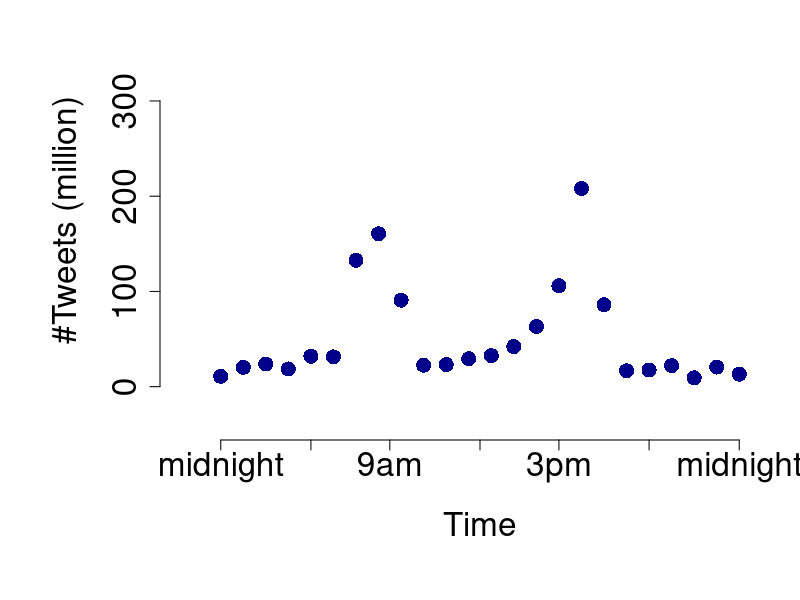

Reproduce this figure in R. (Note: this script raises an error after producing the figure.)
library(Hmisc)

png(file="~/Sites/decoded_presentation/templates/reveal/small_data_tweets.png",width = 1033,height = 484)
par(bg="white",mar=c(10,10,2,2))
y1 = c(5,6,10,11,18,20,120,150,80,10,15,20,25,30,50,100,200,75,10,5,10,3,7,5)
x1 = c(1:7,8,9,10,11,12,13,14,15,16,17,18,19,20,21:24);
plot(x1,y1 + runif(24,0,10) + 5,xlab="",ylab="",ylim=c(0,350),xlim=c(1,24),axes=F,
	pch = 16,col="darkblue",cex = 2)
axis(1,at=c(1,5,8.5,12.5,16,20,24),labels = c("midnight","6am","9am","noon","3pm","6pm","midnight"),line=2,cex.axis=2)
axis(2, at= c(0,100,200,300), labels = c(0,100,200,300),line=2,cex.axis=2)
title(xlab="Time", cex.lab = 2, line = 6)
title(ylab="#Tweets (million)",cex.lab = 2,line=6)
dev.off();

#San Fran, NYC, London, Moscow, Delhi, Manilla
#10, 13, 18, 21, 23,1
#-8, -5, 3, 5, 7

#london
x1 = sort(c(rnorm(500,9,5), rnorm(500,18,5)))
y1 = c(runif(125,5,15) + (1:125),sort(rnorm(125,180,60)),sort(rnorm(125,180,20),decreasing=T),runif(250,30,140),
	sort(rnorm(125,180,20)),sort(rnorm(125,180,60),decreasing=T),runif(125,5,15)-(1:125))
x1b = x1 + runif(500,0,1); #x1b[which(x1b > 24)] = 24;
y1b = y1 +runif(500,1,50); #y1b[which(y1b > 300)] = 300;
ll = which(y1b > 300)
y1b[ll] = 300 + runif(ll,0,50)*((-1)^(1:ll)) 
zz = which(y1b < 0); y1b[zz] = runif(length(zz),20,60)
shift0 = x1b + 0;
shift0[which(shift0 > 24)] = shift0[(which(shift0>24))] - 24;
shift0[which(shift0 < 0)] = shift0[(which(shift0<0))] + 24;
kol = as.vector(col2rgb("blue"))/1000; 
x_london = shift0; y_london = y1b;

#moscow
x2 = sort(c(rnorm(500,9,5), rnorm(500,18,5)));
y2 = c(runif(125,5,15) + (1:125),sort(rnorm(125,150,90)),sort(rnorm(125,150,20),decreasing=T),runif(250,30,120),
	sort(rnorm(125,150,20)),sort(rnorm(125,150,50),decreasing=T),runif(125,5,15)-(1:125))
x2b = x2 + runif(500,0,0.5); #x1b[which(x1b > 24)] = 24;
y2b = y2 +runif(500,1,80); 
ll = which(y2b > 250)
y2b[ll] = 250 + runif(ll,0,50)*((-1)^(1:ll)) 
zz = which(y2b < 0); y2b[zz] = runif(length(zz),20,60)
kol2 = as.vector(col2rgb("red"))/1000; 
shift3 = x2b + 3;
shift3[which(shift3 > 24)] = shift3[(which(shift3>24))] - 24;
shift3[which(shift3 < 0)] = shift3[(which(shift3<0))] + 24;
x_moscow = shift3; y_moscow = y2b;
#plot(x2b[shift3],y2b,ylab="#Tweets (M)", xlab = "Time (hrs)",xlim=c(1,24),ylim=c(0,350),pch=16,col = rgb(kol2[1],kol2[1],kol2[3],alpha = 0.2))

#delhi
x3 = sort(c(rnorm(500,9,5), rnorm(500,18,5)));
y3 = c(runif(125,15,35) + (1:125),sort(rnorm(125,100,90)),sort(rnorm(125,100,90),decreasing=T),runif(250,30,100),
	sort(rnorm(125,100,20)),sort(rnorm(125,100,50),decreasing=T),runif(125,15,35)-(1:125))
x3b = x3 + runif(500,0,1); #x1b[which(x1b > 24)] = 24;
y3b = y3 +runif(500,1,50); 
ll = which(y3b > 150)
y3b[ll] = 150 + runif(ll,0,30)*((-1)^(1:ll)) 
zz = which(y3b < 0); y3b[zz] = runif(length(zz),20,60)
kol3 = as.vector(col2rgb("green"))/1000; 
shift5 = x3b + 5;
shift5[which(shift5 > 24)] = shift5[(which(shift5>24))] - 24;
shift5[which(shift5 < 0)] = shift5[(which(shift5<0))] + 24;
x_delhi = shift5; y_delhi = y3b;
#plot(x2b[shift3

#manilla
x4 = sort(c(rnorm(500,9,5), rnorm(500,18,5)));
y4 = c(runif(125,5,15) + (1:125),sort(rnorm(125,150,50)),sort(rnorm(125,150,50),decreasing=T),runif(250,30,100),
	sort(rnorm(125,100,20)),sort(rnorm(125,100,20),decreasing=T),runif(125,5,15)-(1:125))
x4b = x4 + runif(500,0,0.5); #x1b[which(x1b > 24)] = 24;
y4b = y4 +runif(500,1,50); 
ll = which(y4b > 550)
y4b[ll] = 550 + runif(ll,0,30)*((-1)^(1:ll)) 
zz = which(y4b < 0); y4b[zz] = runif(length(zz),20,60)
kol3 = as.vector(col2rgb("green"))/1000; 
shift7 = x4b + 7;
shift7[which(shift7 > 24)] = shift7[(which(shift7>24))] - 24;
shift7[which(shift7 < 0)] = shift7[(which(shift7<0))] + 24;
x_manilla = shift7; y_manilla = y4b;
#plot(x2b[shift3

#SF
x5 = sort(c(rnorm(500,9,5), rnorm(500,18,5)));
y5 = c(runif(125,5,15) + (1:125),sort(rnorm(125,200,30)),sort(rnorm(125,200,30),decreasing=T),runif(250,30,100),
	sort(rnorm(125,300,50)),sort(rnorm(125,300,50),decreasing=T),runif(125,15,35)-(1:125))
x5b = x5 + runif(500,0,0.5); #x1b[which(x1b > 24)] = 24;
y5b = y5 +runif(500,1,50); 
ll = which(y5b > 450)
y5b[ll] = 450 + runif(ll,0,50)*((-1)^(1:ll)) 
zz = which(y5b < 0); y5b[zz] = runif(length(zz),20,60)
kol3 = as.vector(col2rgb("green"))/1000; 
shift8 = x5b - 8;
shift8[which(shift8 > 24)] = shift8[(which(shift8>24))] - 24;
shift8[which(shift8 < 0)] = shift8[(which(shift8<0))] + 24;
x_sf = shift8; y_sf = y5b;
#plot(x2b[shift3

#NYC
x6 = sort(c(rnorm(500,9,5), rnorm(500,18,5)));
y6 = c(runif(125,5,105) + (1:125),sort(rnorm(125,200,20)),sort(rnorm(125,200,20),decreasing=T),runif(250,30,200),
	sort(rnorm(125,400,100)),sort(rnorm(125,400,100),decreasing=T),runif(125,5,205)-(1:125))
x6b = x6 + runif(500,0,0.5); #x1b[which(x1b > 24)] = 24;
y6b = y6 +runif(500,1,50); 
ll = which(y6b > 450)
y6b[ll] = 450 + runif(ll,0,50)*((-1)^(1:ll)) 
zz = which(y6b < 0); y6b[zz] = runif(length(zz),20,60)
kol3 = as.vector(col2rgb("green"))/1000; 
shiftnyc = x6b - 5;
shiftnyc[which(shiftnyc > 24)] = shiftnyc[(which(shiftnyc>24))] - 24;
shiftnyc[which(shiftnyc < 0)] = shiftnyc[(which(shiftnyc<0))] + 24;
x_nyc = shiftnyc; y_nyc = y6b;
#plot(x2b[shift3

data = cbind(x_sf,y_sf,x_nyc,y_nyc,x_london,y_london,x_moscow,y_moscow, x_delhi,y_delhi,x_manilla,y_manilla);
write.csv(data,"~/Sites/decoded_presentation/templates/reveal/tweet_simulated_data.csv",quote=F,row.names=F)

plot(x_london,y_london,ylab="", xlab = "",xlim=c(0,24),ylim=c(0,600),pch=16,col = rgb(0.7,kol[1],kol[3],alpha = 0.2),axes=F)
points(x_moscow,y_moscow,pch=16,col = rgb(kol2[1],kol2[1],kol2[3],alpha = 0.2))
points(x_delhi,y_delhi,pch=16,col = rgb(0.5,0.1,0.7,alpha = 0.2))
points(x_nyc,y_nyc,pch=16,col = rgb(0.1,0.1,0.7,alpha = 0.2))
points(x_sf,y_sf,pch=16,col = rgb(0.7,0.7,0.1,alpha = 0.2))
points(x_manilla,y_manilla,pch=16,col = rgb(0.4,0.4,0.1,alpha = 0.2))
axis(1,at=c(1,5,8.5,12.5,16,20,24),labels = c("midnight","6am","9am","noon","3pm","6pm","midnight"),line=2)
axis(2, at= c(0,100,200,300,400,500), labels = c(0,100,200,300,400,500),line = 2)
title(xlab="Time", line = 6)
title(ylab="#Tweets (million)",line=6)
legend("topleft",bty="n",col=c(rgb(0.7,kol[1],kol[3],alpha = 1),rgb(kol2[1],kol2[1],kol2[3],alpha = 1),rgb(0.5,0.1,0.7,alpha = 1)),legend=c("UK","Moscow","Delhi"),ncol=3,pch=c(16,16,16))


png(file="~/Sites/decoded_presentation/templates/reveal/big_data_tweets_colour.png",width = 1033,height = 484)
par(bg="white",mar=c(10,10,2,2))
plot(x_london,y_london,ylab="", xlab = "",xlim=c(0,24),ylim=c(0,600),pch=16,col = rgb(0.7,kol[1],kol[3],alpha = 0.2),axes=F,cex=2,cex.lab=2)
points(x_moscow,y_moscow,pch=16,col = rgb(kol2[1],kol2[1],kol2[3],alpha = 0.2),cex=2)
points(x_delhi,y_delhi,pch=16,col = rgb(0.5,0.1,0.7,alpha = 0.2),cex=2)
points(x_nyc,y_nyc,pch=16,col = rgb(0.1,0.1,0.7,alpha = 0.2),cex=2)
points(x_sf,y_sf,pch=16,col = rgb(0.7,0.7,0.1,alpha = 0.2),cex=2)
points(x_manilla,y_manilla,pch=16,col = rgb(0.4,0.4,0.1,alpha = 0.2),cex=2)
axis(1,at=c(1,5,8.5,12.5,16,20,24),labels = c("midnight","6am","9am","noon","3pm","6pm","midnight"),cex.axis=2,line=2)
axis(2, at= c(0,100,200,300,400,500), labels = c(0,100,200,300,400,500),cex.axis=2, line = 2)
title(xlab="Time", cex.lab = 2, line = 6)
title(ylab="#Tweets (million)",cex.lab = 2,line=6)
legend("topleft",bty="n",col=c(rgb(0.7,0.7,0.1,alpha = 1),rgb(0.1,0.1,0.7,alpha = 1),rgb(0.7,kol[1],kol[3],alpha = 1),rgb(kol2[1],kol2[1],kol2[3],alpha = 1),rgb(0.5,0.1,0.7,alpha = 1),rgb(0.4,0.4,0.1,alpha = 1)),legend=c("SF","NYC","London","Moscow","Delhi","Manilla"),ncol=6,pch=c(16,16,16),cex=2)
dev.off();

png(file="~/Sites/decoded_presentation/templates/reveal/big_data_tweets_black.png",width = 1033,height = 484)
par(bg="white",mar=c(10,10,2,2))
plot(x_london,y_london,ylab="", xlab = "",xlim=c(0,24),ylim=c(0,600),pch=16,col = rgb(0,0,0,alpha = 0.2),axes=F,cex=2,cex.lab=2)
points(x_moscow,y_moscow,pch=16,col = rgb(0,0,0,alpha = 0.2),cex=2)
points(x_delhi,y_delhi,pch=16,col = rgb(0,0,0,alpha = 0.2),cex=2)
points(x_nyc,y_nyc,pch=16,col = rgb(0,0,0,alpha = 0.2),cex=2)
points(x_sf,y_sf,pch=16,col = rgb(0,0,0,alpha = 0.2),cex=2)
points(x_manilla,y_manilla,pch=16,col = rgb(0,0,0,alpha = 0.2),cex=2)
axis(1,at=c(1,5,8.5,12.5,16,20,24),labels = c("midnight","6am","9am","noon","3pm","6pm","midnight"),cex.axis=2,line=2)
axis(2, at= c(0,100,200,300,400,500), labels = c(0,100,200,300,400,500),cex.axis=2, line = 2)
title(xlab="Time", cex.lab = 2, line = 6)
title(ylab="#Tweets (million)",cex.lab = 2,line=6)
#legend("topleft",bty="n",col=c(rgb(0.7,0.7,0.1,alpha = 1),rgb(0.1,0.1,0.7,alpha = 1),rgb(0.7,kol[1],kol[3],alpha = 1),rgb(kol2[1],kol2[1],kol2[3],alpha = 1),rgb(0.5,0.1,0.7,alpha = 1),rgb(0.4,0.4,0.1,alpha = 1)),legend=c("SF","NYC","London","Moscow","Delhi","Manilla"),ncol=6,pch=c(16,16,16),cex=2)
dev.off();


#####################################################################################################################

n=1000;
individual <- paste("Indiv", 1:n, sep=" ")
age = floor(rnorm(n,50,30));
if (any(age < 20)){
	ll = which(age < 20);
	age[ll] = 20 + runif(length(ll),0,30)
}
if (any(age > 70)){
	ll = which(age > 70);
	age[ll] = 70 - runif(length(ll),0,30)
}
age = floor(age);
gender = sample(c("Male","Female"),n,replace=T)
Mult.Sclerosis = c();
for (i in 1:n){
	Mult.Sclerosis[i] = "No";
	u = runif(1); 
	if (gender[i] == "Male"){ if (u < 0.01){ Mult.Sclerosis[i] = "Yes"; } }
	if (gender[i] == "Female"){ if (u<0.05){ Mult.Sclerosis[i] = "Yes" } }
}
#Mult.Sclerosis[10] = "Yes";
#Mult.Sclerosis[8] = "No";
#Mult.Sclerosis[7] = "No";

MS_data = cbind(individual,gender,age,Mult.Sclerosis);
MS_data = data.frame(MS_data)

gend = 1*(gender == "Male")
status = 1*(Mult.Sclerosis == "Yes")

prob.case.if.F = length(which(status[which(gend == 0)] == 1))/length(which(gend == 0))
prob.case.if.M = length(which(status[which(gend == 1)] == 1))/length(which(gend == 1))
 
barplot(c(prob.case.if.M,prob.case.if.F),ylim=c(0,0.1),names.arg = c("Male","Female"),col="darkgreen",ylab="Probability")

myfun <- function(vect){return(length(which(vect == 1))/length(vect))}
n_per_bin <- function(vect){return(length(vect))}


depth.class <- cut(age, seq(range(age)[1],range(age)[2]+1,by=5), include.lowest = TRUE)
prop.status <- tapply(status, depth.class, myfun)
bins_sizes <- tapply(status, depth.class, n_per_bin)


CI.u.status <- prop.status + 1.96*sqrt( prop.status*(1-prop.status)/bins_sizes)
CI.l.status <- prop.status - 1.96*sqrt( prop.status*(1-prop.status)/bins_sizes)
plot(seq(range(age)[1],range(age)[2]+1,by=5)[-1] - 2.5,prop.status,ylim=c(0,0.2),pch=16,col="darkblue")

png(file="~/Sites/decoded_presentation/templates/reveal/MS_age.png",width = 500,height = 484)
par(mfrow=c(2,1),mar=c(7,7,2,2))
barplot(c(prob.case.if.M,prob.case.if.F),ylim=c(0,0.2),names.arg = c("",""),col="darkgreen",ylab="",
	cex.lab=4,axes=F,cex.axis = 2)
axis(1, at = c(0.7,1.9),labels = c("Male","Female"),line=2,cex.axis = 1.5,tck = F)
axis(1, at = c(0.7,1.9),labels = c("",""),line=2,tck = F, col="white",lty=5)
axis(2,at=seq(0,0.2,length = 5),labels=seq(0,0.2,length = 5),line=2,cex.axis = 1.5);
title(ylab="Probability MS",line=5, cex.lab=2)


errbar((seq(range(age)[1],range(age)[2]+1,by=5)[-1] - 2.5),prop.status,CI.u.status, CI.l.status,ylim=c(min(CI.l.status),0.2),pch=16,cex=2,lwd=2,
col="darkblue",lty=2,axes = F,xlab="",ylab="")
abline(mean(status),0,lwd=2,lty=2,col=2)
axis(1,at=(seq(range(age)[1],range(age)[2]+1,by=5)[-1] - 2.5),labels = sort(unique(depth.class)),line=2,cex.axis = 1.5)
axis(2,at=seq(0,0.2,length = 5),labels=seq(0,0.2,length = 5),line=2,cex.axis = 1.5);
title(xlab="Age (years)", line = 5,cex.lab = 1.5)
title(ylab="Probability MS",line=5, cex.lab=2)
dev.off();

library(gridExtra)
library(graphics)

png(file="~/Sites/decoded_presentation/templates/reveal/MS_data.png",width = 1100,height = 484)
grid.table(MS_data[1:17,]);
dev.off();



png(file="~/Sites/decoded_presentation/templates/reveal/MS_age2.png",width = 1100,height = 484)

split.screen(c(1,2))        # split display into two screens
split.screen(c(2,1), screen = 2) #
screen(1)
grid.table(MS_data[1:20,]);

screen(3)
par(mfrow=c(2,1),mar=c(7,7,2,2))
barplot(c(prob.case.if.M,prob.case.if.F),ylim=c(0,0.2),names.arg = c("",""),col="darkgreen",ylab="",
	cex.lab=4,axes=F,cex.axis = 2)
axis(1, at = c(0.7,1.9),labels = c("Male","Female"),line=2,cex.axis = 1.5,tck = F)
axis(1, at = c(0.7,1.9),labels = c("",""),line=2,tck = F, col="white",lty=5)
axis(2,at=seq(0,0.2,length = 5),labels=seq(0,0.2,length = 5),line=2,cex.axis = 1.5);
title(ylab="Probability MS",line=5, cex.lab=2)


screen(4);
par(mfrow=c(2,1),mar=c(7,7,2,2))
errbar((seq(range(age)[1],range(age)[2]+1,by=5)[-1] - 2.5),prop.status,CI.u.status, CI.l.status,ylim=c(min(CI.l.status),0.2),pch=16,cex=2,lwd=2,
col="darkblue",lty=2,axes = F,xlab="",ylab="")
abline(mean(status),0,lwd=2,lty=2,col=2)
axis(1,at=(seq(range(age)[1],range(age)[2]+1,by=5)[-1] - 2.5),labels = sort(unique(depth.class)),line=2,cex.axis = 1.5)
axis(2,at=seq(0,0.2,length = 5),labels=seq(0,0.2,length = 5),line=2,cex.axis = 1.5);
title(xlab="Age (years)", line = 5,cex.lab = 1.5)
title(ylab="Probability MS",line=5, cex.lab=2)
close.screen(all = TRUE)  

dev.off();

par(bg = "white")           # default is likely to be transparent
split.screen(c(1,2))        # split display into two screens
split.screen(c(2,1), screen = 2) #
screen(1)
grid.table(head(MS_data))
screen(3)
plot(1:10)
screen(4)
plot(15:20)
close.screen(all = TRUE)  

#git add .
#git commit -m "update 3"
#git push -u origin master
